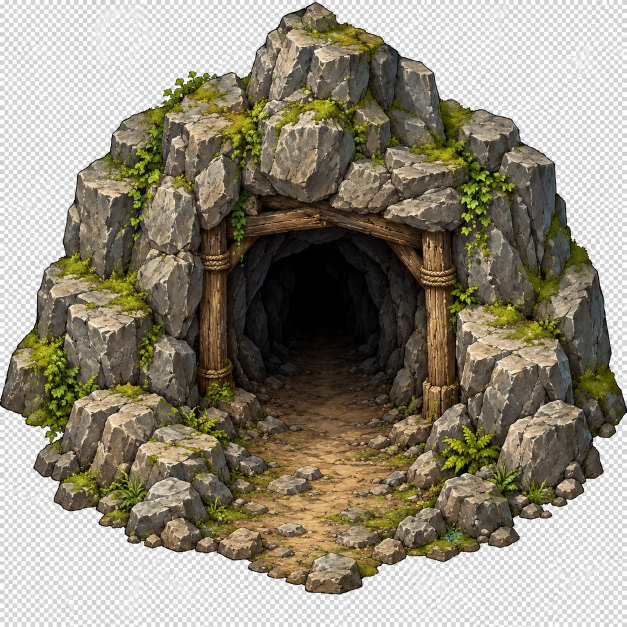
#> input picture imagens/entrada_caverna.webp, 1254 x 1254 px, found by its file name (shown at 1/2 size)
$ python extract_entradas_caverna.py
#> lines starting #> are read from the running program, lines starting #| are printed output that depends on the picture; after the words box and inside, x2 and y2 are one past the last pixel; in counts of white or black regions, pixels touching at a corner belong together
### Tools/extract_predios_folha.py
"""Recorta os 4 prédios de imagens/predios_cidade.webp (fundo transparente, nome embaixo) em
Assets/Art/Sprites/Environment/Predios, com 192 px de largura: 6 unidades a 32 PPU, a mesma
área da casa do personagem (Building.Footprint). Também ajusta a mercearia a essa largura.

Uso: python Tools/extract_predios_folha.py
"""
import numpy as np
from PIL import Image

SRC = "imagens/predios_cidade.webp"
OUT = "Assets/Art/Sprites/Environment/Predios"
import sys as _sys, os as _os
_sys.path.insert(0, _os.path.dirname(_os.path.abspath(__file__)))
import escala  # noqa: E402
WIDTH = 6 * escala.PX   # padrão; cada prédio usa a largura da tabela (Tools/escala.py)
BOXES = {   # (x0, y0, x1, y1) sem a placa do nome
    "cavalaria": (0, 0, 792, 447),
    "estabulo": (792, 0, 1536, 447),
    "taberna": (0, 490, 772, 966),
    "hotel": (772, 490, 1536, 966),
}


def border_flood(bg):
    """Fundo = pixels claros ligados à borda."""
    m = np.zeros_like(bg)
    m[0, :], m[-1, :], m[:, 0], m[:, -1] = bg[0, :], bg[-1, :], bg[:, 0], bg[:, -1]
    while True:
        g = m.copy()
        g[1:] |= m[:-1]; g[:-1] |= m[1:]; g[:, 1:] |= m[:, :-1]; g[:, :-1] |= m[:, 1:]
        g &= bg
        if (g == m).all():
            return m
        m = g


# [24 lines left out: functions to_width, main, not called in this run]

    # (a mercearia vem de Tools/extract_predio.py; o tamanho dela já está no padrão de 64 px)


# [2 lines that do not run on import are left out]

### Tools/extract_boss_pirata.py
"""Separa cada quadro de ação do boss pirata (Drake) da folha imagens/boss-pirata.jpg.

A folha tem 3 linhas x 5 colunas, fundo xadrez:
  linha 1: frente, esquerda, costas-direita, costas-esquerda, costas   (direções)
  linha 2: parado, golpe 1, golpe 2, tiro p/ direita, tiro p/ esquerda
  linha 3: dor 1 (chapéu voando), dor 2 (ajoelhado), morte 1, morte 2, morte 3

Cada quadro sai num quadro de tamanho único, com os pés no mesmo ponto (centro da
coluna, base da linha), para a animação não pular. Saída: Assets/Art/Sprites/Monsters/MVP/Resources/Drake/.

Uso: python Tools/extract_boss_pirata.py   (na raiz do projeto)
"""
import os
import sys

import numpy as np
from PIL import Image

sys.path.insert(0, os.path.dirname(__file__))
from extract_pixelart import resample, background_mask, drop_specks, quantize  # noqa: E402

SRC = "imagens/boss-pirata.jpg"
OUT = "Assets/Art/Sprites/Monsters/MVP/Resources/Drake"
GRID = 512          # a arte tem pixel de 2 px na imagem de 1024
COLS = 5
NAMES = [
    ["frente", "esquerda", "costas_direita", "costas_esquerda", "costas"],
    ["parado", "golpe_1", "golpe_2", "tiro_direita", "tiro_esquerda"],
    ["dor_1", "dor_2", "morte_1", "morte_2", "morte_3"],
]


def components(fg):
    """Grupos de pixels ligados (8 vizinhos): lista de (ys, xs)."""
    H, W = fg.shape
    seen = np.zeros_like(fg)
    out = []
    for y, x in zip(*np.where(fg)):
        if seen[y, x]:
            continue
        ys, xs, stack = [], [], [(y, x)]
        seen[y, x] = True
        while stack:
            cy, cx = stack.pop()
            ys.append(cy)
            xs.append(cx)
            for dy in (-1, 0, 1):
                for dx in (-1, 0, 1):
                    ny, nx = cy + dy, cx + dx
                    if 0 <= ny < H and 0 <= nx < W and fg[ny, nx] and not seen[ny, nx]:
                        seen[ny, nx] = True
                        stack.append((ny, nx))
        out.append((np.array(ys), np.array(xs)))
    return out


# [75 lines left out: functions row_bands, main, not called in this run]


# [2 lines that do not run on import are left out]

### Tools/extract_passagens.py
"""Escadas e portas (decoração com passagem: clicar perto abre "Subir!"/"Entrar").
Saída: Assets/Art/Sprites/Environment/Decoracao/Passagens/ (escada_*.png, porta_NN.png).

- escada_pedra: imagens/escada_pedra.webp (fundo transparente).
- escada_madeira: imagens/escada_madeira.webp (fundo preto com brilho marrom em volta): sai
  coluna a coluna, do ponto de madeira clara mais alto ao mais baixo (o brilho fica fora).
- porta_01..: imagens/portas.webp (fundo branco semitransparente), separadas pelos grupos de
  pixels, na ordem de leitura (linha a linha).
Escala: escada com 3 quadrados de largura; portas com a altura de ~2 quadrados (32 PPU).

Uso: python Tools/extract_passagens.py
"""
import os
import sys

import numpy as np
from PIL import Image

sys.path.insert(0, os.path.dirname(__file__))
from extract_boss_pirata import components  # noqa: E402
from extract_predios_folha import border_flood  # noqa: E402

OUT = "Assets/Art/Sprites/Environment/Decoracao/Passagens"
PPU = 32


def resize(crop, keep, w, h):
    crop = crop.astype(float)
    al = keep.astype(float)
    pre = Image.fromarray((crop[:, :, :3] * al[:, :, None]).astype(np.uint8)).resize((w, h), Image.LANCZOS)
    alr = np.array(Image.fromarray((al * 255).astype(np.uint8)).resize((w, h), Image.LANCZOS)).astype(float)
    rgb = np.clip(np.array(pre).astype(float) * 255 / np.maximum(alr, 1)[:, :, None], 0, 255)
    return Image.fromarray(np.dstack([rgb, np.where(alr >= 128, 255, 0)]).astype(np.uint8), "RGBA")


def save(a, keep, name, width=None, scale=None):
    ys, xs = np.where(keep)
    y0, y1, x0, x1 = ys.min(), ys.max() + 1, xs.min(), xs.max() + 1
    crop, k = a[y0:y1, x0:x1], keep[y0:y1, x0:x1]
    s = width / (x1 - x0) if width else scale
    out = resize(crop, k, max(1, round((x1 - x0) * s)), max(1, round((y1 - y0) * s)))
    out.save(f"{OUT}/{name}.png")
    print(f"  {name}: {out.size}")


# [63 lines left out: functions grow, main, spans, not called in this run]


# [2 lines that do not run on import are left out]

### Tools/extract_entradas_caverna.py
"""Entradas de caverna (portal entre mapas, como o portal_mapa): imagens/entrada_caverna.webp
e imagens/entrada_caverna_escura.webp (fundo xadrez claro desenhado) em
Assets/Art/Sprites/Environment/Decoracao/Passagens/entrada_caverna*.png, com 4 quadrados de largura.
Sai o xadrez ligado à borda e as manchas grandes de xadrez presas (os dois tons misturados).

Uso: python Tools/extract_entradas_caverna.py
"""
import os
import sys

import numpy as np
from PIL import Image

sys.path.insert(0, os.path.dirname(__file__))
from extract_boss_pirata import components  # noqa: E402
from extract_predios_folha import border_flood  # noqa: E402
from extract_passagens import save  # noqa: E402
import extract_passagens  # noqa: E402

extract_passagens.OUT = "Assets/Art/Sprites/Environment/Decoracao/Passagens"

for src, name in (("imagens/entrada_caverna.webp", "entrada_caverna"),
                  ("imagens/entrada_caverna_escura.webp", "entrada_caverna_escura")):
    a = np.array(Image.open(src).convert("RGBA")).astype(int)
    rgb = a[:, :, :3]
    light = ((rgb.max(2) - rgb.min(2)) <= 20) & (rgb.min(2) >= 200)
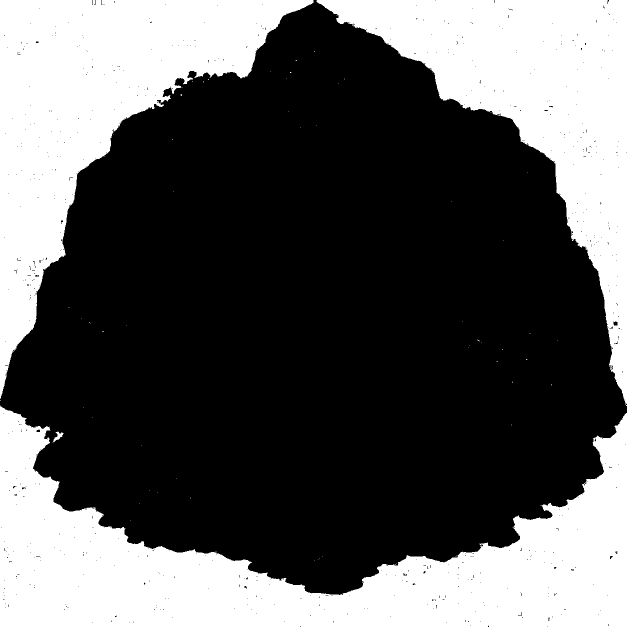
#> light: shape (1254, 1254) bool (shown at 1/2 size); 35.8% white; 68 white regions (64 under 20 px), largest, box (x1, y1, x2, y2) and area: (0, 811, 1254, 1254) 235492, (0, 0, 627, 798) 170629, (633, 0, 1254, 812) 156470, (105, 863, 127, 885) 180
    bg = border_flood(light)
#> in border_flood, `m[0, :], m[-1, :], m[:, 0], m[:, -1] = bg[0, :], bg[-1, :], bg[:, 0], ..`:
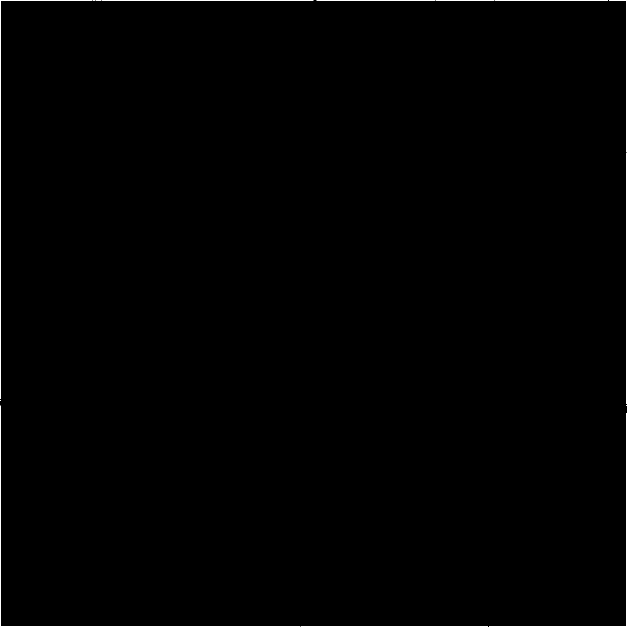
#> m: shape (1254, 1254) bool (shown at 1/2 size); 0.32% white in thin lines or dots
#> after the loop in border_flood, `while True:`: g: shape (1254, 1254) bool; 35.8% white; 4 white regions (1 under 20 px), largest, box (x1, y1, x2, y2) and area: (0, 811, 1254, 1254) 235480, (0, 0, 627, 798) 170618, (633, 0, 1254, 812) 156464
    for cy, cx in components(light & ~bg):
#> in components, `H, W = fg.shape`: H = 1254
        lum = rgb[cy, cx].mean(1)
        if len(cy) >= 300 and lum.max() - lum.min() >= 15:
            bg[cy, cx] = True
#> this loop made 79 passes
    keep = ~bg
    # Pedaços soltos (brilhos do xadrez): só fica o desenho principal.
    comps = components(keep)
#> the loop in components (call 2), `for y, x in zip(*np.where(fg)):` made 1009952 passes
#> (y, x) on passes 1 to 3: (0, 184), (0, 191), (0, 202)
#> comps = 678 items
    big = max(len(c[0]) for c in comps)
#> big = 1008285
    keep[:] = False
#> keep: shape (1254, 1254) bool; every value is 0
    for cy, cx in comps:
        if len(cy) >= 0.02 * big:
            keep[cy, cx] = True
#> this loop made 678 passes
#> (cy, cx) on passes 1 to 3: ([0, 1, 2, 3, 4, 5, 6, 7, 8, 8], [184, 184, 184, 184, 184, 184, 184, 184, 185, 184]), ([0, 1, 2, 3, 4, 5, 6, 7, 8, 8, 8, 8], [191, 191, 191, 191, 191, 191, 191, 191, 191, 190, 189, 188]), ([0, 1, 2, 3, 4, 5, 6, 7, 8, 8], [202, 202, 202, 202, 202, 202, 202, 202, 203, 202])
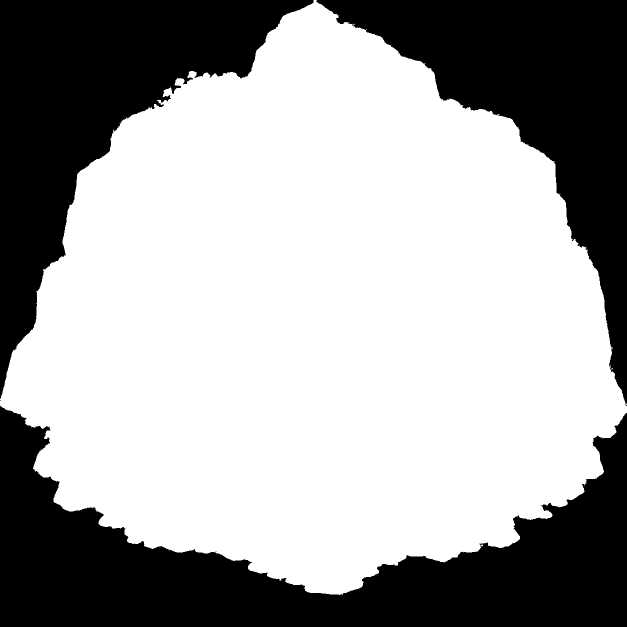
#> keep: shape (1254, 1254) bool (shown at 1/2 size); 64.1% white; 4 black regions (1 under 20 px), largest, box (x1, y1, x2, y2) and area: (0, 811, 1254, 1254) 236224, (0, 0, 627, 798) 171063, (633, 0, 1254, 812) 156942
    save(a, keep, name, width=4 * 32)
#> in save, `y0, y1, x0, x1 = ys.min(), ys.max() + 1, xs.min(), xs.max() + 1`: y0 = 0; y1 = 1190; x0 = 0; x1 = 1254
#> in save, `crop, k = a[y0:y1, x0:x1], keep[y0:y1, x0:x1]`:
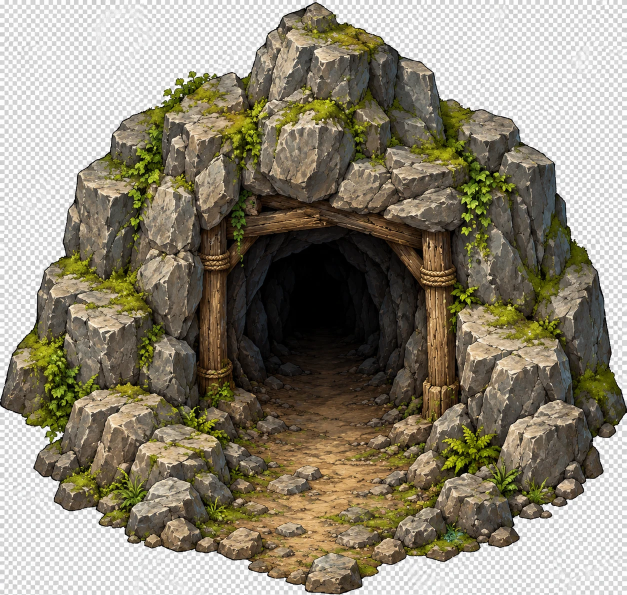
#> crop: shape (1190, 1254, 4) int64 (shown at 1/2 size); mean R, G, B, A 142.4, 135.5, 117.7, 255
#> in save, `crop, k = a[y0:y1, x0:x1], keep[y0:y1, x0:x1]`:
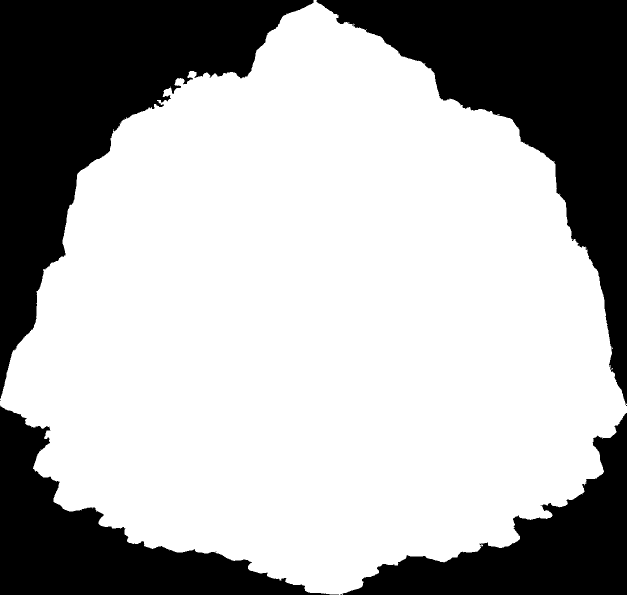
#> k: shape (1190, 1254) bool (shown at 1/2 size); 67.6% white; 5 black regions (1 under 20 px), largest, box (x1, y1, x2, y2) and area: (0, 0, 627, 798) 171063, (633, 0, 1254, 812) 156942, (0, 811, 678, 1190) 83758, (680, 826, 1254, 1190) 72210
#> in save, `s = width / (x1 - x0) if width else scale`: s = 0.102
#> in resize, `rgb = np.clip(np.array(pre).astype(float) * 255 / np.maximum(alr, 1)[:..`:
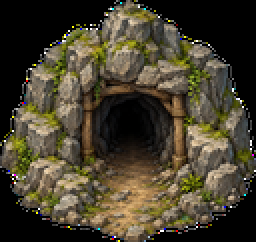
#> rgb: shape (121, 128, 3) float64 (shown 2 times larger); mean R, G, B 71.2, 64.1, 45.9
#> in resize, `return Image.fromarray(np.dstack([rgb, np.where(alr >= 128, 255, 0)])...`:
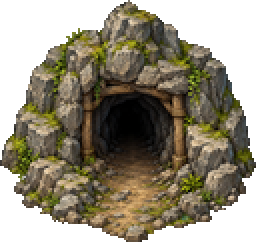
#> returned value: PIL image 128x121 RGBA (shown 2 times larger); mean R, G, B, A 71.1, 64.1, 45.8, 172.3; transparent parts drawn white
#|   entrada_caverna: (128, 121)
#> pass 2 of the loop `for src, name in (("imagens/entrada_caverna.webp", "entrada_caverna"),`:
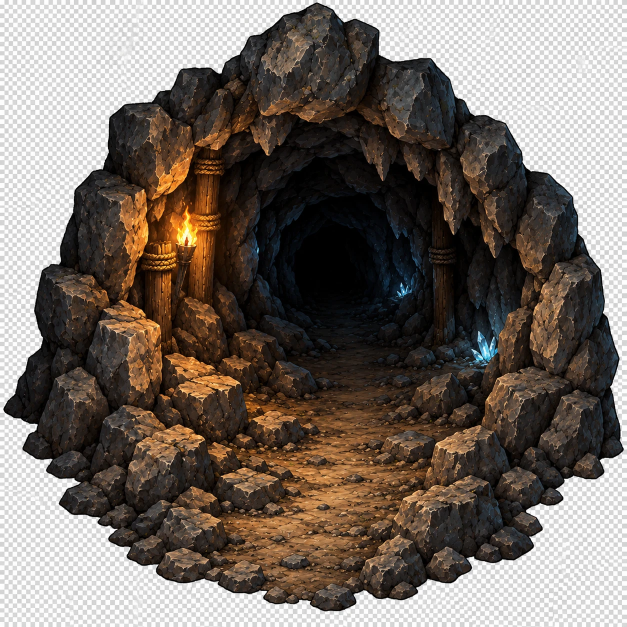
#> input picture imagens/entrada_caverna_escura.webp, 1254 x 1254 px, found by its file name (shown at 1/2 size)
#> `light = ((rgb.max(2) - rgb.min(2)) <= 20) & (rgb.min(2) >= 200)`:
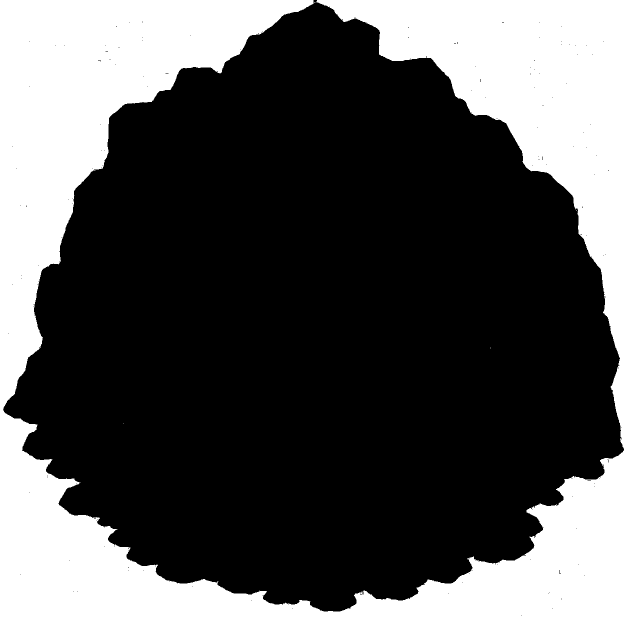
#> light: shape (1254, 1254) bool (shown at 1/2 size); 33.1% white; 7 white regions (6 under 20 px), largest, box (x1, y1, x2, y2) and area: (0, 0, 1254, 1254) 520198
#> m: shape (1254, 1254) bool; 0.32% white in thin lines or dots
#> the loop `for cy, cx in components(light & ~bg):` made 10 passes
#> (cy, cx, lum) on passes 1 to 7: ([2, 3, 4, 4], [632, 632, 632, 631], [200, 204, 206, 208.7]), ([4, 5], [628, 629], [201.7, 203]), ([40], [684], [212.3]), ([420, 421], [1152, 1153], [203, 200]), ([423], [1154], [200]), ([695, 696], [980, 980], [250.7, 245.7]), ([847], [247], [209.7])
#> comps = 181 items
#> big = 1052061
#> the loop `for cy, cx in comps:` made 181 passes
#> (cy, cx) on passes 2 to 4: ([8], [647]), ([35, 35], [709, 710]), ([43, 44], [285, 285])
#> k: shape (1223, 1242) bool; 69.3% white; 5 black regions (1 under 20 px), largest, box (x1, y1, x2, y2) and area: (0, 0, 621, 818) 163993, (628, 0, 1242, 897) 151597, (0, 819, 641, 1223) 81015, (675, 901, 1242, 1223) 70290
#> pre: PIL image 128x126 RGB
#> alr: shape (126, 128) float64
#> in resize (call 2), `return Image.fromarray(np.dstack([rgb, np.where(alr >= 128, 255, 0)])...`:
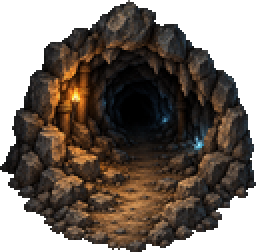
#> returned value: PIL image 128x126 RGBA (shown 2 times larger); mean R, G, B, A 44.9, 34.8, 26.8, 176.7; transparent parts drawn white
#|   entrada_caverna_escura: (128, 126)
